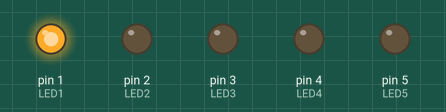
Bench run of a sketch on a simulated Arduino Uno, built with avr-gcc and run on an emulated ATmega328P. Parts: output pins drawn as LEDs (lit = HIGH).

Above: at 1.0 s.
At 3.0 s:
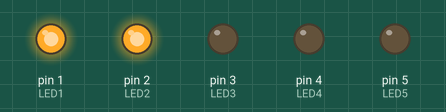
At 5.0 s:
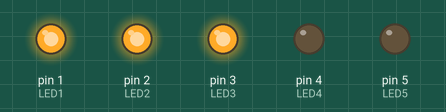
At 7.0 s:
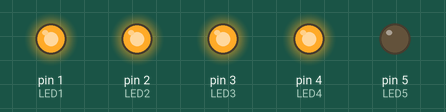
At 9.0 s:
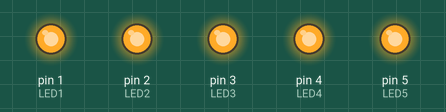
At 11.0 s:
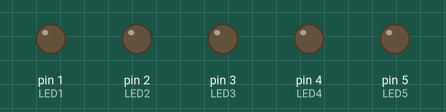
Timing chart, 0 to 15.6 s (numbered marks = the images above):
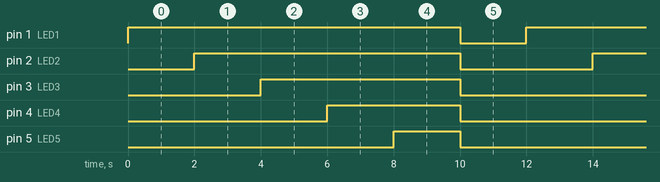

The sketch:

ex4.ino
```cpp
// C++ code
//

const int LED1 = 1;
const int LED2 = 2;
const int LED3 = 3;
const int LED4 = 4;
const int LED5 = 5;

void setup()

{
  pinMode(LED1, OUTPUT);
  pinMode(LED2, OUTPUT);
  pinMode(LED3, OUTPUT);
  pinMode(LED4, OUTPUT);
  pinMode(LED5, OUTPUT);

}

void loop()
{
  digitalWrite(LED1, HIGH);
  delay(2000);// Wait 2000 millisecond(s)
  digitalWrite(LED2, HIGH);
  delay(2000);// Wait 2000 millisecond(s)
  digitalWrite(LED3, HIGH);
  delay(2000);// Wait 2000 millisecond(s)
  digitalWrite(LED4, HIGH);
  delay(2000);// Wait 2000 millisecond(s)
  digitalWrite(LED5, HIGH);
  delay(2000);// Wait 2000 millisecond(s)

  digitalWrite(LED1, LOW);
  digitalWrite(LED2, LOW);
  digitalWrite(LED3, LOW);
  digitalWrite(LED4, LOW);
  digitalWrite(LED5, LOW);
  delay(2000);// Wait 2000 millisecond(s)
}
```

Measured:
- by itself, pin 1 (LED1): alternates HIGH for 10.0 s and LOW for 2.0 s
- by itself, pin 2 (LED2): alternates HIGH for 8.0 s and LOW for 4.0 s
- by itself, pin 3 (LED3): alternates HIGH for 6.0 s and LOW for 6.0 s
- by itself, pin 4 (LED4): alternates HIGH for 4.0 s and LOW for 8.0 s
- by itself, pin 5 (LED5): alternates HIGH for 2.0 s and LOW for 10.0 s
